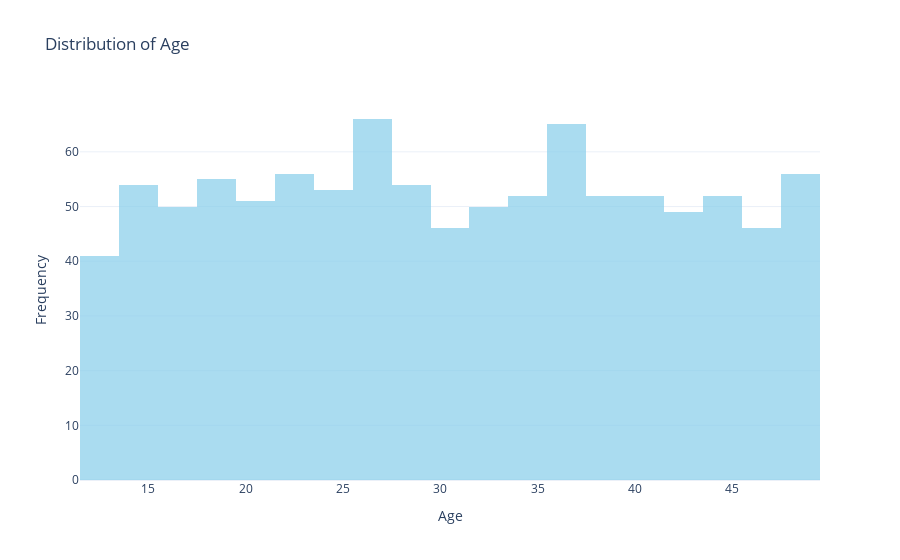

Write notebook code for a chart like this one.
### Markdown cell above
### Distribution of Age

### Code cell
import plotly.graph_objs as go
import plotly.figure_factory as ff

# Create histogram trace
fig = go.Figure(data=[go.Histogram(
    x=df['Age'], 
    nbinsx=20,  # Adjust number of bins as needed
    marker_color='skyblue',
    opacity=0.7
)])

# Customize the layout
fig.update_layout(
    title='Distribution of Age',
    xaxis_title='Age',
    yaxis_title='Frequency',
    template='plotly_white'
)

# Show the plot
fig.show()

fig.write_html("vis/Age_Distribution_with_Density_Curve.html")

### Figure 1 — Plotly figure (JSON) as saved in the notebook; plotly's stock layout.template omitted (floating-point values rounded to 4 significant figures; data arrays with more than 128 entries replaced by an {"elided": "..."} marker saying what was removed)
{"data": [{"marker": {"color": "skyblue"}, "nbinsx": 20, "opacity": 0.7, "type": "histogram", "x": {"elided": "1000 int values"}}], "layout": {"title": {"text": "Distribution of Age"}, "xaxis": {"title": {"text": "Age"}}, "yaxis": {"title": {"text": "Frequency"}}}}
